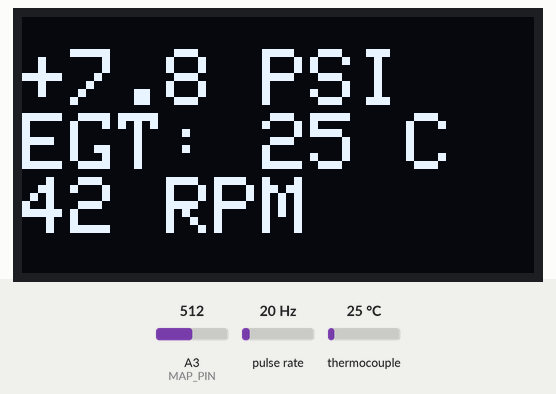
This sketch was run on a simulated Arduino Uno, built with avr-gcc and run on an emulated ATmega328P. On the bench: 128×64 one-colour display. Wiring (inferred from the names in the program): pulse sensor: data pin 2. The test bench sets the inputs (shaded band); at power-on: A3 (MAP_PIN) = 512, pulse rate 20 Hz, thermocouple 25 °C.

Above: at 1.2 s.
1.3 s: A3 (MAP_PIN) set to 496
At 3.0 s:
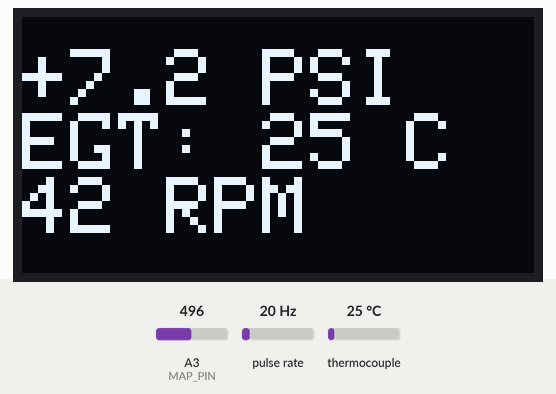
3.4 s: A3 (MAP_PIN) set to 349
At 3.56 s:
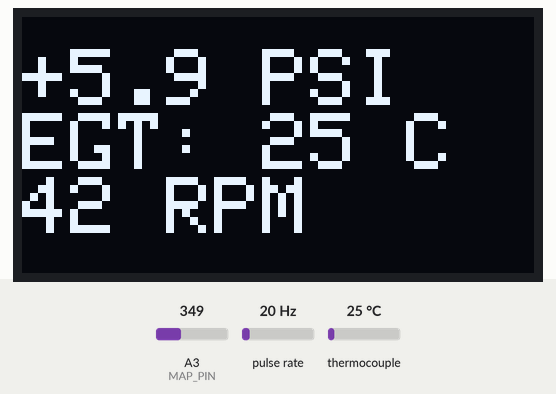
4.9 s: A3 (MAP_PIN) set to 331
At 7.6 s:
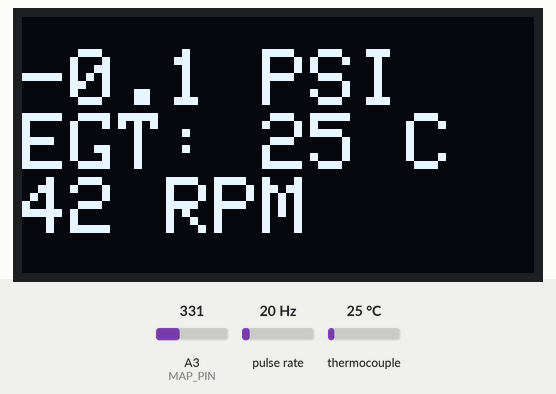
7.9 s: pulse rate (sensor on pin 2) set to 100 Hz
At 8.6 s:
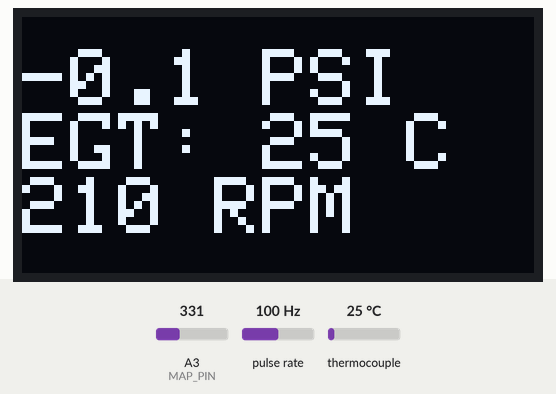
10.9 s: thermocouple set to 150 °C
At 11.07 s:
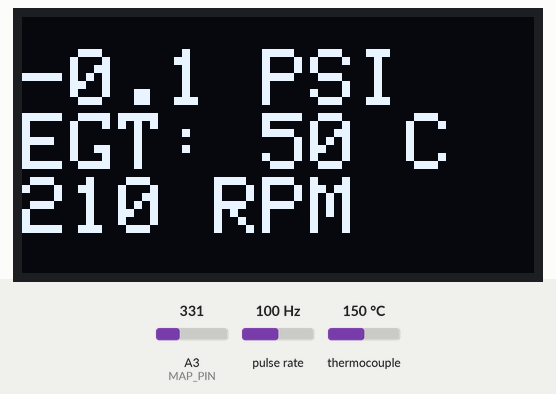
12.5 s: pulse rate (sensor on pin 2) set to 4 Hz
At 15.2 s:
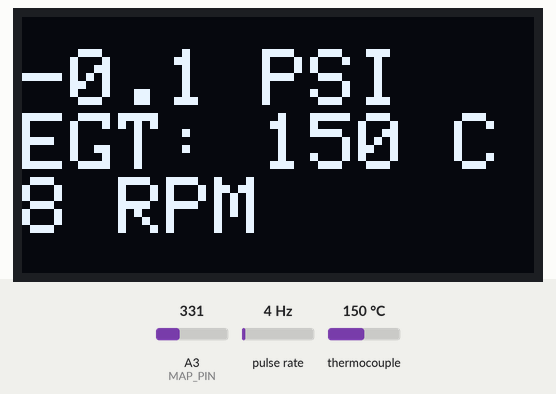
Timing chart, 0 to 15.5 s (numbered marks = the images above; inputs shaded):
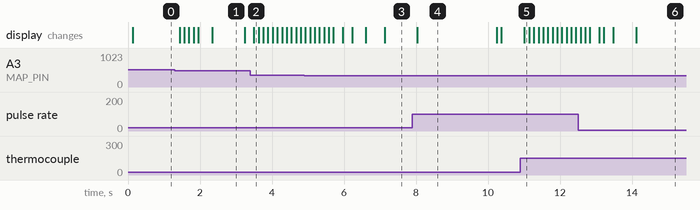

Measured:
- the behaviour switches between 511 and 510 on A3 (MAP_PIN) (found by bisection; images 0 and 1)
- the behaviour switches between 332 and 331 on A3 (MAP_PIN) (found by bisection; images 2 and 3)
- after the input at 1.3 s, the display: first changes after 0.13 s (image 1 shows a later state)
- after the input at 3.4 s, the display: changes after 0.10 s (image 2)
- after the input at 7.9 s, the display: changes after 0.14 s (image 4)
- after the input at 10.9 s, the display: changes after 0.11 s (image 5)
- what the display in image 1 shows lasts 0.9 s, from 2.3 s to 3.2 s

The sketch:

VeeDuino.ino
```cpp
#include <SPI.h>
#include <Adafruit_GFX.h>
#include <Adafruit_SH110X.h>
#include <max6675.h>

// Hardware Constants
#define THERMO_CS   5
#define THERMO_SO   4
#define THERMO_SCK  6
#define MAP_PIN     A3
#define FREQ_PIN    2
#define SCREEN_ADDR 0x3C
#define DISPLAY_REFRESH 100 // ms
#define DISPLAY_RESTART_INTERVAL 60000 // Restart every 60,000 ms (1 min)

// Sensor Constants
#define VOLTS_PER_COUNT 0.00488758553
#define MAP_SLOPE       61.5907
#define MAP_OFFSET      1.1044
#define KPA_TO_PSI      0.145038
#define SEA_LEVEL_PSI   14.696

// Display Configuration
#define SCREEN_WIDTH 128
#define SCREEN_HEIGHT 64
#define DEFAULT_CONTRAST 2
Adafruit_SH1106G display(SCREEN_WIDTH, SCREEN_HEIGHT, &Wire, -1);
MAX6675 thermocouple(THERMO_SCK, THERMO_CS, THERMO_SO);

// Timing Control
unsigned long lastUpdate = 0;
unsigned long lastDisplayRestart = 0;

// Frequency measurement globals
volatile unsigned long lastRiseTime = 0;
volatile unsigned long period = 0;
volatile bool newPeriodAvailable = false;
float frequencyValue = 0.0;

// EMA globals
float emaMAP = 0, emaEGT = 0, emaRPM = 0;
const float alpha = 0.2;
bool firstEMA = true;

void measurePeriod() {
  unsigned long now = micros();
  if (lastRiseTime > 0) {
    period = now - lastRiseTime;
    newPeriodAvailable = true;
  }
  lastRiseTime = now;
}

void setup() {
  Serial.begin(9600);
  initializeDisplay();

  pinMode(FREQ_PIN, INPUT);
  attachInterrupt(digitalPinToInterrupt(FREQ_PIN), measurePeriod, RISING);
  lastDisplayRestart = millis();
}

void loop() {
  // Frequency update
  if (newPeriodAvailable) {
    noInterrupts(); unsigned long p = period; newPeriodAvailable = false; interrupts();
    if (p > 0 && ((1e6 / p) * 4.2017 / 2) < 8000) frequencyValue = 1e6 / p;
  }

  // Periodic display restart
  if (millis() - lastDisplayRestart >= DISPLAY_RESTART_INTERVAL) {
    initializeDisplay();
    lastDisplayRestart = millis();
  }

  // Read & smooth at refresh
  if (millis() - lastUpdate >= DISPLAY_REFRESH) {
    float rawMAP = readMAP();
    float rawEGT = readEGT();
    float rawRPM = frequencyValue * 4.2017 / 2;

    if (firstEMA) {
      emaMAP = rawMAP; emaEGT = rawEGT; emaRPM = rawRPM;
      firstEMA = false;
    } else {
      emaMAP = alpha * rawMAP + (1 - alpha) * emaMAP;
      emaEGT = alpha * rawEGT + (1 - alpha) * emaEGT;
      // emaRPM = alpha * rawRPM + (1 - alpha) * emaRPM; // Systemic error (frequency issue) causes low readings at higher rpms
      emaRPM = rawRPM; // Hack for now
    }

    updateDisplay(emaMAP, emaEGT, emaRPM);
    lastUpdate = millis();
  }
}

float readMAP() {
  int raw = analogRead(MAP_PIN);
  float volts = raw * VOLTS_PER_COUNT;
  float psi = ((MAP_SLOPE * volts) + MAP_OFFSET) * KPA_TO_PSI;
  return psi - SEA_LEVEL_PSI;
}

float readEGT() {
  static unsigned long lastGoodTime = 0;
  static float lastTemp = 0;
  float t = thermocouple.readCelsius();
  if (!isnan(t)) { lastTemp = t; lastGoodTime = millis(); }
  else if (millis() - lastGoodTime > 5000) lastTemp = NAN;
  return lastTemp;
}

void updateDisplay(float boost, float temp, float rpm) {
  display.clearDisplay();
  display.setCursor(0, 8);
  if (boost >= 0) display.print(F("+")); display.print(boost,1); display.print(F(" PSI"));
  display.setCursor(0,24);
  if (!isnan(temp)) { display.print(F("EGT: ")); display.print(temp,0); display.print(F(" C")); }
  else display.print(F("Sensor Err"));
  display.setCursor(0,40);
  display.print(rpm,0); display.print(F(" RPM"));
  display.display();
}

void initializeDisplay() {
  if (!display.begin(SCREEN_ADDR, true)) {
    Serial.println(F("Display init failed!")); while(true);
  }
  display.clearDisplay();
  display.setTextSize(2);
  display.setTextColor(SH110X_WHITE);
  display.setRotation(0);
  display.setContrast(DEFAULT_CONTRAST);
}
```
